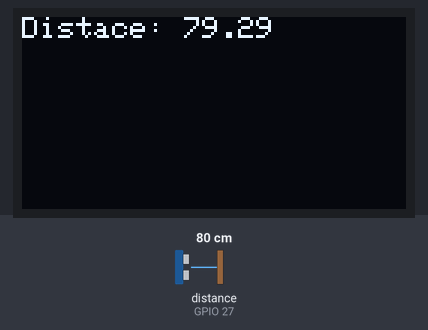
This program was run on a simulated ESP32. Parts: 128×64 one-colour display. Wiring (inferred from the names in the program): ultrasonic range finder: trigger GPIO 5; echo GPIO 27. Inputs (shaded band) come from the test bench; at power-on: distance to the obstacle (sensor on GPIO 27) 80 cm. The echo pulse lasts 58.3 µs per cm; the display library's start-up logo is not drawn.

Above: at 3.2 s.
3.3 s: distance to the obstacle (sensor on GPIO 27) set to 2 cm
At 5.1 s:
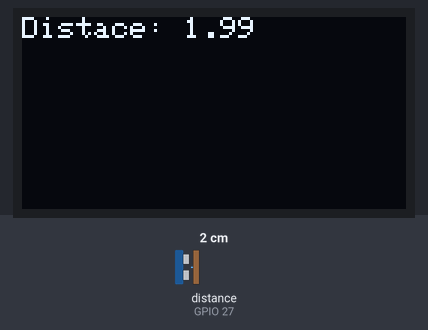
5.6 s: distance to the obstacle (sensor on GPIO 27) set to 4 cm
At 7.3 s:
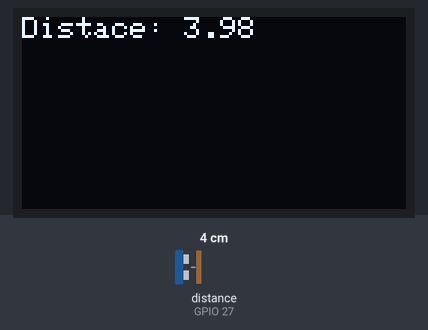
7.7 s: distance to the obstacle (sensor on GPIO 27) set to 9 cm
At 9.6 s:
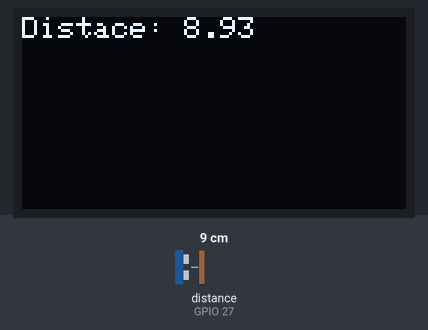
Timing chart, 0 to 11.1 s (numbered marks = the images above; inputs shaded):
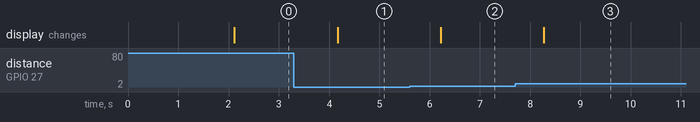

The program:

main.cpp
```cpp
#include <Arduino.h>
#include <Wire.h>
#include <Adafruit_GFX.h>
#include <Adafruit_SSD1306.h>
#include "driver/gpio.h"

#define SCREEN_WIDTH 128 // OLED display width, in pixels
#define SCREEN_HEIGHT 64 // OLED display height, in pixels


// Declaration for an SSD1306 display connected to I2C (SDA, SCL pins)
#define OLED_RESET     -1 // Reset pin # (or -1 if sharing Arduino reset pin)
Adafruit_SSD1306 display_handler(SCREEN_WIDTH, SCREEN_HEIGHT, &Wire, OLED_RESET);

const int trigPin = 5;
const int echoPin = 27;

//define sound speed in cm/uS
#define SOUND_SPEED 0.034
#define CM_TO_INCH 0.393701

long duration;
float distanceCm;
float distanceInch;

void OledSetup(){
  display_handler.begin(SSD1306_SWITCHCAPVCC, 0x3C); // Displays Adafruit logo by default. call clearDisplay immediately if you don't want this.
  display_handler.display();
  delay(2000);

  display_handler.clearDisplay();

  display_handler.setTextSize(1);
  display_handler.setTextColor(SSD1306_WHITE);
  display_handler.setCursor(0,0);
  display_handler.display();
}

void setup() {
  OledSetup();
  pinMode(trigPin, OUTPUT); // Sets the trigPin as an Output
  pinMode(echoPin, INPUT); // Sets the echoPin as an Input
}

void loop() {
  // Clears the trigPin
  digitalWrite(trigPin, LOW);
  delayMicroseconds(2);
  // Sets the trigPin on HIGH state for 10 micro seconds
  // frequency of 10ms high 2ms low is needed to correspond to internal expectation of IC
  digitalWrite(trigPin, HIGH);
  delayMicroseconds(10);
  digitalWrite(trigPin, LOW);

  // Reads the echoPin, returns the sound wave travel time in microseconds
  duration = pulseIn(echoPin, HIGH);

  // Calculate the distance
  distanceCm = duration * SOUND_SPEED/2;

  // Convert to inches
  distanceInch = distanceCm * CM_TO_INCH;

  display_handler.setCursor(0,0);
  display_handler.clearDisplay();
  display_handler.print("Distace: ");
  display_handler.println(distanceCm);
  display_handler.display();

  delay(1000);
}
```

Measured:
- after the input at 3.3 s, the display: changes after 0.87 s (image 1)
- after the input at 5.6 s, the display: changes after 0.62 s (image 2)
- after the input at 7.7 s, the display: changes after 0.57 s (image 3)
